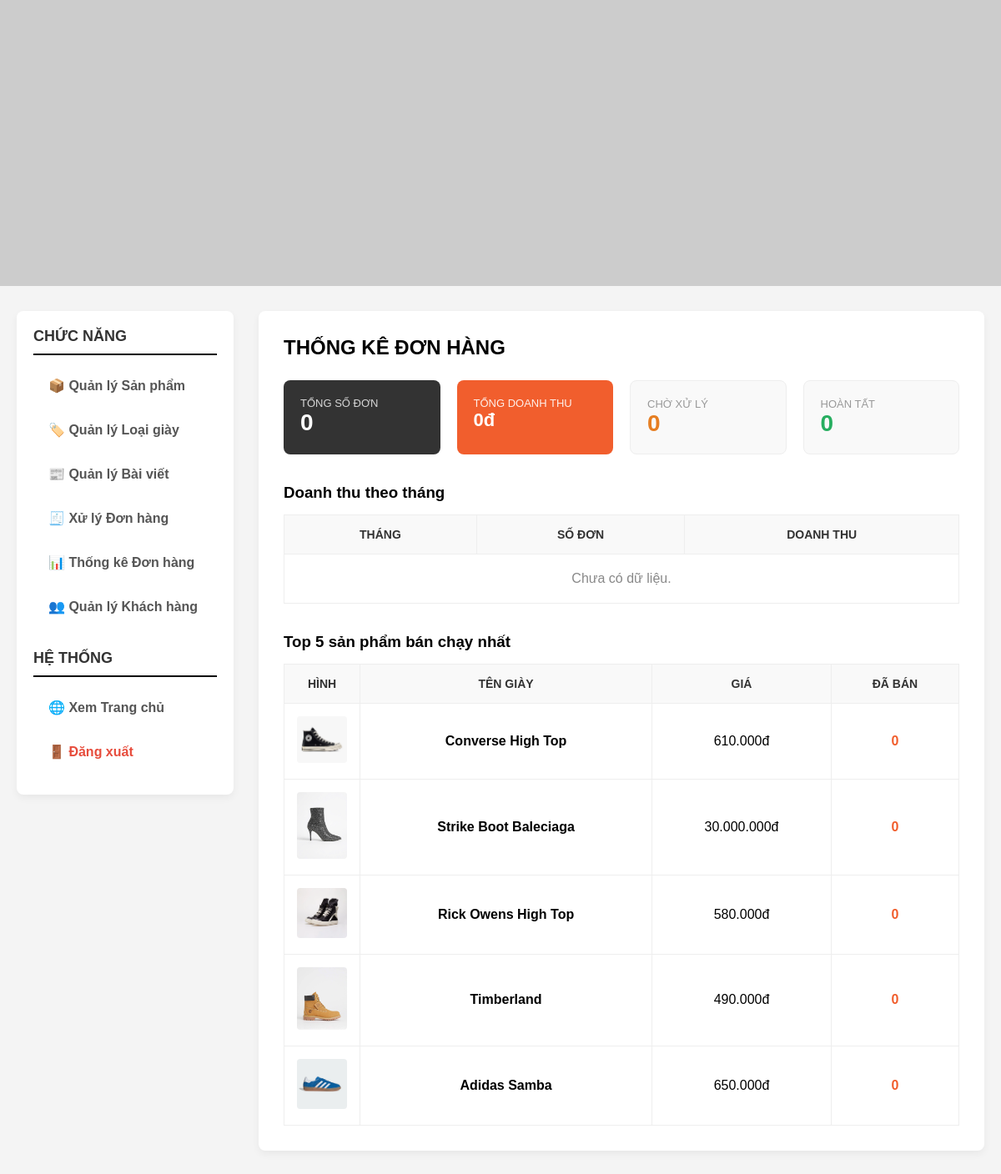
The app's page /admin.php?act=thongke (signed in) with its own data.
### tables this page shows
CREATE TABLE `products` (
  `idSP` int(11) NOT NULL,
  `tengiay` varchar(150) NOT NULL,
  `gia` int(11) NOT NULL,
  `hinhanh` varchar(255) NOT NULL,
  `mota` text DEFAULT NULL,
  `idType` int(11) NOT NULL
);

### Model/mOrder.php (called while the page is built, shortened)
<?php
class modelOrder {
    public function mGetTongQuan() {
        $p = new clsKetNoi();
        $conn = $p->mMoKetNoi();
        $sql = "SELECT
                    COUNT(*) AS tongDon,
                    COALESCE(SUM(CASE WHEN trangthai != 'Đã hủy' THEN tongtien ELSE 0 END), 0) AS tongDoanhThu,
                    COALESCE(SUM(CASE WHEN trangthai = 'Chờ xử lý' OR trangthai = 'Chưa thanh toán' THEN 1 ELSE 0 END), 0) AS choXuLy,
                    COALESCE(SUM(CASE WHEN trangthai = 'Hoàn tất' OR trangthai = 'Đã thanh toán' THEN 1 ELSE 0 END), 0) AS hoanTat,
                    COALESCE(SUM(CASE WHEN trangthai = 'Đã hủy' THEN 1 ELSE 0 END), 0) AS daHuy
                FROM orders";
        $res = $conn->query($sql);
        $row = $res->fetch_assoc();
        return $row;
    }
    public function mGetDoanhThuTheoThang() {
        $p = new clsKetNoi();
        $conn = $p->mMoKetNoi();
        $sql = "SELECT DATE_FORMAT(ngaydat, '%m/%Y') AS thang,
                    COUNT(*) AS soDon,
                    SUM(tongtien) AS doanhThu
                FROM orders
                WHERE trangthai != 'Đã hủy'
                GROUP BY DATE_FORMAT(ngaydat, '%Y-%m')
                ORDER BY DATE_FORMAT(ngaydat, '%Y-%m') DESC";
        $res = $conn->query($sql);
        return $res;
    }
}
?>

### Controller/cOrder.php (called while the page is built, shortened)
<?php
include_once("Model/mOrder.php");
class controlOrder {
    public function cGetTongQuan() {
    $m = new modelOrder();
    return $m->mGetTongQuan();
    }
    public function cGetDoanhThuTheoThang() {
    $m = new modelOrder();
    return $m->mGetDoanhThuTheoThang();
    }
}
?>

### Model/mProduct.php (called while the page is built, shortened)
<?php
class modelProduct {
    public function mGetBestSeller($limit = 4) {
        $p = new clsKetNoi();
        $conn = $p->mMoKetNoi();
        $limit = (int)$limit;
        $sql = "SELECT p.*, COALESCE(SUM(od.soluong), 0) AS tongban
                FROM products p
                LEFT JOIN order_details od ON p.idSP = od.idSP
                GROUP BY p.idSP
                ORDER BY tongban DESC
                LIMIT $limit";
        $res = $conn->query($sql);
        return $res;
    }
}
?>

### Controller/cProduct.php (called while the page is built, shortened)
<?php
include_once("Model/mProduct.php");
class controlProduct {
    public function cGetBestSeller($limit = 4) {
        $p = new modelProduct();
        return $p->mGetBestSeller($limit);
    }
}
?>

### View/admin_thongke.php (the view)
<?php
include_once("Controller/cOrder.php");
include_once("Controller/cProduct.php");
$orderCtrl = new controlOrder();
$productCtrl = new controlProduct();
$tongQuan = $orderCtrl->cGetTongQuan();
$theoThang = $orderCtrl->cGetDoanhThuTheoThang();
$topSanPham = $productCtrl->cGetBestSeller(5);
?>
<h2 style="margin-bottom:25px;">THỐNG KÊ ĐƠN HÀNG</h2>
<div style="display:grid; grid-template-columns: repeat(4, 1fr); gap:20px; margin-bottom:35px;">
    <div style="background:#333; color:#fff; padding:20px; border-radius:8px;">
        <p style="font-size:13px; opacity:0.8;">TỔNG SỐ ĐƠN</p>
        <p style="font-size:28px; font-weight:bold;"><?php echo $tongQuan['tongDon']; ?></p>
    </div>
    <div style="background:#f15e2d; color:#fff; padding:20px; border-radius:8px;">
        <p style="font-size:13px; opacity:0.9;">TỔNG DOANH THU</p>
        <p style="font-size:22px; font-weight:bold;"><?php echo number_format($tongQuan['tongDoanhThu'], 0, ',', '.'); ?>đ</p>
    </div>
    <div style="background:#f9f9f9; border:1px solid #eee; padding:20px; border-radius:8px;">
        <p style="font-size:13px; color:#999;">CHỜ XỬ LÝ</p>
        <p style="font-size:28px; font-weight:bold; color:#e67e22;"><?php echo $tongQuan['choXuLy']; ?></p>
    </div>
    <div style="background:#f9f9f9; border:1px solid #eee; padding:20px; border-radius:8px;">
        <p style="font-size:13px; color:#999;">HOÀN TẤT</p>
        <p style="font-size:28px; font-weight:bold; color:#27ae60;"><?php echo $tongQuan['hoanTat']; ?></p>
    </div>
</div>
<h3 style="margin-bottom:15px;">Doanh thu theo tháng</h3>
<table style="margin-bottom:35px;">
    <thead>
        <tr>
            <th>Tháng</th>
            <th>Số đơn</th>
            <th>Doanh thu</th>
        </tr>
    </thead>
    <tbody>
        <?php if ($theoThang && $theoThang->num_rows > 0): while ($t = $theoThang->fetch_assoc()): ?>
        <tr>
            <td><?php echo $t['thang']; ?></td>
            <td><?php echo $t['soDon']; ?></td>
            <td style="color:#f15e2d; font-weight:bold;"><?php echo number_format($t['doanhThu'], 0, ',', '.'); ?>đ</td>
        </tr>
        <?php endwhile; else: ?>
        <tr><td colspan="3" style="padding:20px; color:#888;">Chưa có dữ liệu.</td></tr>
        <?php endif; ?>
    </tbody>
</table>
<h3 style="margin-bottom:15px;">Top 5 sản phẩm bán chạy nhất</h3>
<table>
    <thead>
        <tr>
            <th style="width:80px;">Hình</th>
            <th>Tên giày</th>
            <th>Giá</th>
            <th>Đã bán</th>
        </tr>
    </thead>
    <tbody>
        <?php if ($topSanPham && $topSanPham->num_rows > 0): while ($sp = $topSanPham->fetch_assoc()): ?>
        <tr>
            <td><img src="img/<?php echo $sp['hinhanh']; ?>" width="60" style="border-radius:4px;" onerror="this.src='https://placehold.co/60x60?text=Giay'"></td>
            <td style="font-weight:bold;"><?php echo htmlspecialchars($sp['tengiay']); ?></td>
            <td><?php echo number_format($sp['gia'], 0, ',', '.'); ?>đ</td>
            <td style="font-weight:bold; color:#f15e2d;"><?php echo $sp['tongban']; ?></td>
        </tr>
        <?php endwhile; endif; ?>
    </tbody>
</table>

### admin.php (style rules this page uses)
* { margin: 0; padding: 0; box-sizing: border-box; font-family: Arial, sans-serif; }
body { background-color: #f4f4f4; }
table { width: 100%; border-collapse: collapse; margin-top: 15px; }
table, th, td { border: 1px solid #eee; }
th, td { padding: 15px; text-align: center; }
th { background-color: #f9f9f9; color: #333; text-transform: uppercase; font-size: 14px; }

### records on screen
products: hinhanh (picture), tengiay "Converse High Top", gia "610.000", tongban "0"
products: hinhanh (picture), tengiay "Strike Boot Baleciaga", gia "30.000.000", tongban "0"
products: hinhanh (picture), tengiay "Rick Owens High Top", gia "580.000", tongban "0"
products: hinhanh (picture), tengiay "Timberland", gia "490.000", tongban "0"
products: hinhanh (picture), tengiay "Adidas Samba", gia "650.000", tongban "0"

### other values on screen
$tongQuan['tongDon'] "0"
$tongQuan['tongDoanhThu'] "0"
$tongQuan['choXuLy'] "0"
$tongQuan['hoanTat'] "0"
